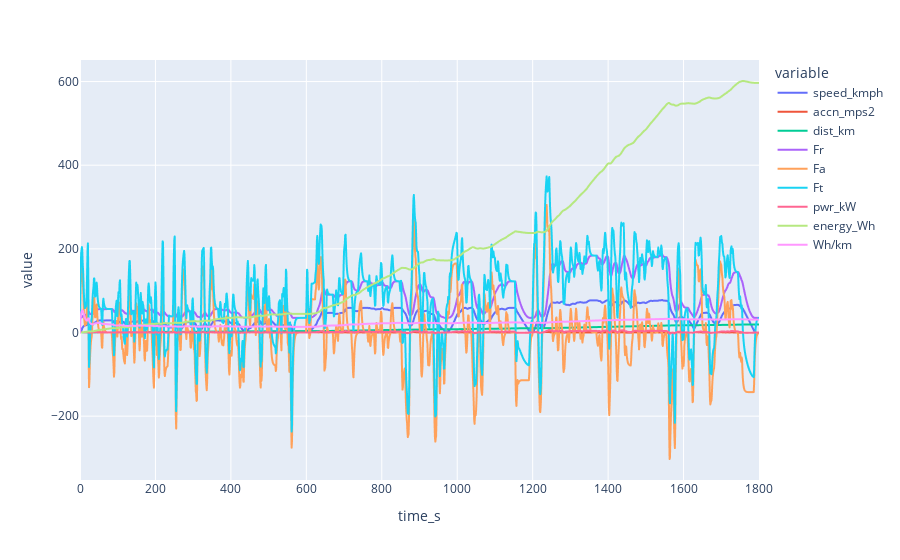

Notebook code for this chart:
### Markdown cell above
### power and energy calc

### Code cell
df_energy = energy_calc(time,speed,accn_mps2,vehicle_param)

### Figure 1 — Plotly figure (JSON) as saved in the notebook; plotly's stock layout.template omitted (floating-point values rounded to 4 significant figures; data arrays with more than 128 entries replaced by an {"elided": "..."} marker saying what was removed)
{"data": [{"hovertemplate": "variable=speed_kmph<br>time_s=%{x}<br>value=%{y}<extra></extra>", "legendgroup": "speed_kmph", "line": {"color": "#636efa", "dash": "solid"}, "marker": {"symbol": "circle"}, "mode": "lines", "name": "speed_kmph", "showlegend": true, "type": "scattergl", "x": {"elided": "1801 int values"}, "xaxis": "x", "y": {"elided": "1801 float values"}, "yaxis": "y"}, {"hovertemplate": "variable=accn_mps2<br>time_s=%{x}<br>value=%{y}<extra></extra>", "legendgroup": "accn_mps2", "line": {"color": "#EF553B", "dash": "solid"}, "marker": {"symbol": "circle"}, "mode": "lines", "name": "accn_mps2", "showlegend": true, "type": "scattergl", "x": {"elided": "1801 int values"}, "xaxis": "x", "y": {"elided": "1801 float values"}, "yaxis": "y"}, {"hovertemplate": "variable=dist_km<br>time_s=%{x}<br>value=%{y}<extra></extra>", "legendgroup": "dist_km", "line": {"color": "#00cc96", "dash": "solid"}, "marker": {"symbol": "circle"}, "mode": "lines", "name": "dist_km", "showlegend": true, "type": "scattergl", "x": {"elided": "1801 int values"}, "xaxis": "x", "y": {"elided": "1801 float values"}, "yaxis": "y"}, {"hovertemplate": "variable=Fr<br>time_s=%{x}<br>value=%{y}<extra></extra>", "legendgroup": "Fr", "line": {"color": "#ab63fa", "dash": "solid"}, "marker": {"symbol": "circle"}, "mode": "lines", "name": "Fr", "showlegend": true, "type": "scattergl", "x": {"elided": "1801 int values"}, "xaxis": "x", "y": {"elided": "1801 float values"}, "yaxis": "y"}, {"hovertemplate": "variable=Fa<br>time_s=%{x}<br>value=%{y}<extra></extra>", "legendgroup": "Fa", "line": {"color": "#FFA15A", "dash": "solid"}, "marker": {"symbol": "circle"}, "mode": "lines", "name": "Fa", "showlegend": true, "type": "scattergl", "x": {"elided": "1801 int values"}, "xaxis": "x", "y": {"elided": "1801 float values"}, "yaxis": "y"}, {"hovertemplate": "variable=Ft<br>time_s=%{x}<br>value=%{y}<extra></extra>", "legendgroup": "Ft", "line": {"color": "#19d3f3", "dash": "solid"}, "marker": {"symbol": "circle"}, "mode": "lines", "name": "Ft", "showlegend": true, "type": "scattergl", "x": {"elided": "1801 int values"}, "xaxis": "x", "y": {"elided": "1801 float values"}, "yaxis": "y"}, {"hovertemplate": "variable=pwr_kW<br>time_s=%{x}<br>value=%{y}<extra></extra>", "legendgroup": "pwr_kW", "line": {"color": "#FF6692", "dash": "solid"}, "marker": {"symbol": "circle"}, "mode": "lines", "name": "pwr_kW", "showlegend": true, "type": "scattergl", "x": {"elided": "1801 int values"}, "xaxis": "x", "y": {"elided": "1801 float values"}, "yaxis": "y"}, {"hovertemplate": "variable=energy_Wh<br>time_s=%{x}<br>value=%{y}<extra></extra>", "legendgroup": "energy_Wh", "line": {"color": "#B6E880", "dash": "solid"}, "marker": {"symbol": "circle"}, "mode": "lines", "name": "energy_Wh", "showlegend": true, "type": "scattergl", "x": {"elided": "1801 int values"}, "xaxis": "x", "y": {"elided": "1801 float values"}, "yaxis": "y"}, {"hovertemplate": "variable=Wh/km<br>time_s=%{x}<br>value=%{y}<extra></extra>", "legendgroup": "Wh/km", "line": {"color": "#FF97FF", "dash": "solid"}, "marker": {"symbol": "circle"}, "mode": "lines", "name": "Wh/km", "showlegend": true, "type": "scattergl", "x": {"elided": "1801 int values"}, "xaxis": "x", "y": {"elided": "1801 float values"}, "yaxis": "y"}], "layout": {"legend": {"title": {"text": "variable"}, "tracegroupgap": 0}, "margin": {"t": 60}, "xaxis": {"anchor": "y", "domain": [0, 1], "title": {"text": "time_s"}}, "yaxis": {"anchor": "x", "domain": [0, 1], "title": {"text": "value"}}}}
